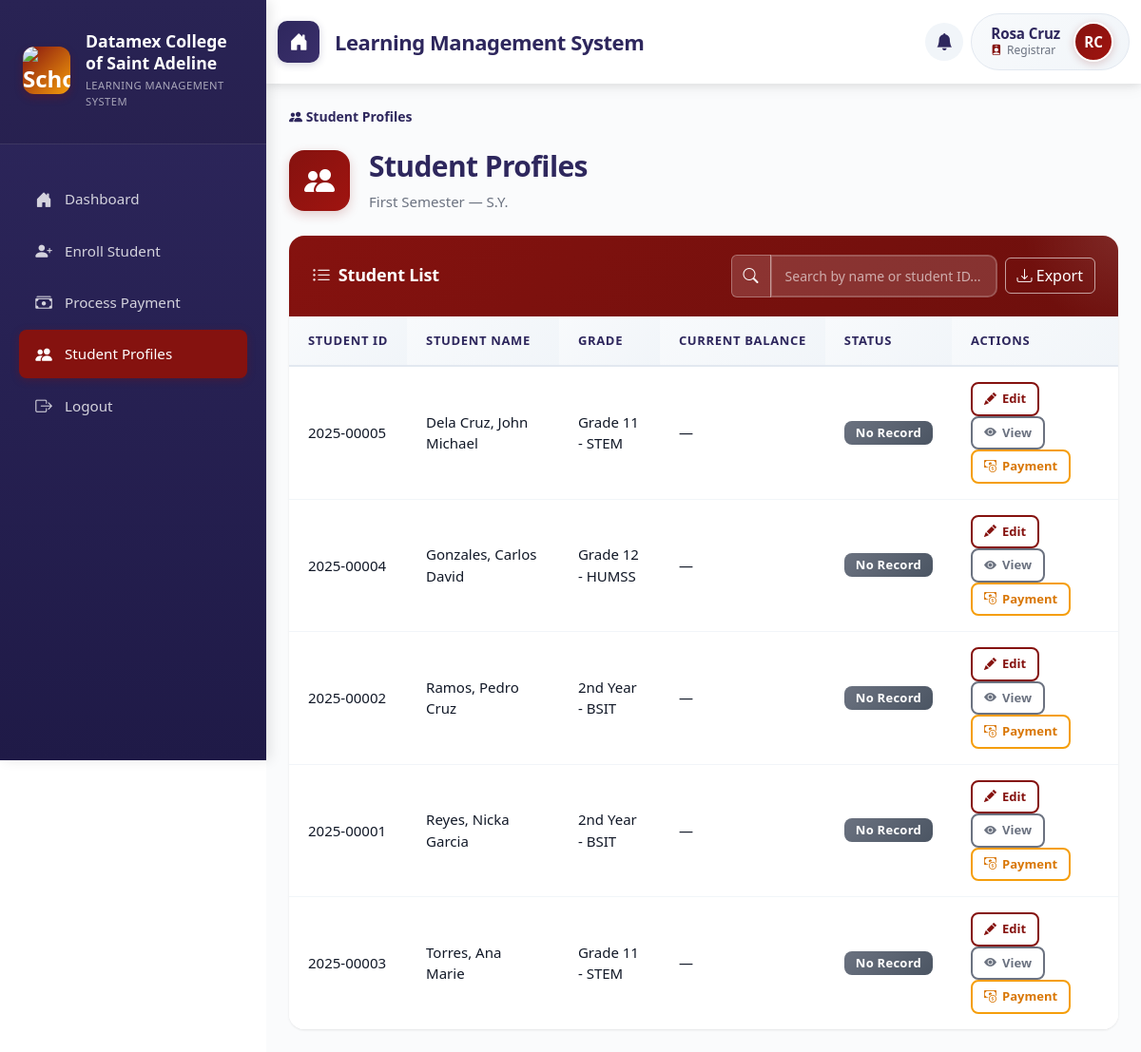
Screenshot of /index.php?page=student_profiles (signed in) with the database file from the repository.
### tables this page shows
CREATE TABLE students (
    student_id INT AUTO_INCREMENT PRIMARY KEY,
    user_id INT NULL,
    first_name VARCHAR(100) NOT NULL,
    middle_name VARCHAR(100) NULL,
    last_name VARCHAR(100) NOT NULL,
    student_number VARCHAR(50) UNIQUE NOT NULL,
    lrn VARCHAR(12) NULL,
    section_id INT NULL,
    year_level VARCHAR(50) NOT NULL,
    education_level ENUM('senior_high', 'college') NOT NULL,
    strand_course VARCHAR(50) NOT NULL,
    enrollment_status ENUM('active', 'inactive', 'graduated', 'dropped') DEFAULT 'active',
    guardian_contact VARCHAR(20) NULL,
    guardian VARCHAR(100) NULL,
    created_at TIMESTAMP DEFAULT CURRENT_TIMESTAMP,
    updated_at TIMESTAMP DEFAULT CURRENT_TIMESTAMP ON UPDATE CURRENT_TIMESTAMP,
    FOREIGN KEY (user_id) REFERENCES users(id) ON DELETE SET NULL,
    FOREIGN KEY (section_id) REFERENCES sections(section_id) ON DELETE RESTRICT,
    INDEX idx_students_user_id (user_id)
);

### app/controllers/StudentProfileController.php (called while the page is built, shortened)
<?php
require_once __DIR__ . '/../models/StudentProfile.php';
require_once __DIR__ . '/../models/AcademicPeriod.php';
class StudentProfileController
{
    private $profile_model;
    private $academic_model;
    public function __construct()
    {
        $this->profile_model  = new StudentProfile();
        $this->academic_model = new AcademicPeriod();
    }
    public function showProfiles()
    {
        $current     = $this->academic_model->getCurrentPeriod();
        $school_year = $current['school_year'] ?? '';
        $semester    = $current['semester']    ?? 'First';
        $page   = isset($_GET['p']) ? (int) $_GET['p'] : 1;
        $limit  = 15;
        $offset = ($page - 1) * $limit;
        $search = $_GET['search'] ?? '';
        $students    = $this->profile_model->getStudentsWithBalance($school_year, $semester, $limit, $offset, $search);
        require __DIR__ . '/../views/registrar/student_profiles.php';
    }
?>
<?php endforeach;
}

### public/index.php (called while the page is built, shortened)
<?php
require_once __DIR__ . '/../app/routes.php';

### app/models/AcademicPeriod.php (called while the page is built, shortened)
<?php
require_once __DIR__ . '/../../config/db_connection.php';
class AcademicPeriod
{
    private $connection;
    public function __construct()
    {
        global $connection;
        $this->connection = $connection;
    }
    public function getCurrentPeriod()
    {
        $stmt = $this->connection->prepare("
            SELECT * FROM school_settings
            WHERE is_active = TRUE
            ORDER BY created_at DESC
            LIMIT 1
        ");
        $stmt->execute();
        return $stmt->fetch();
    }
}

### app/models/StudentProfile.php (called while the page is built, shortened)
<?php
require_once __DIR__ . '/../../config/db_connection.php';
class StudentProfile
{
    private $connection;
    public function __construct()
    {
        global $connection;
        $this->connection = $connection;
    }
    public function getStudentsWithBalance($school_year, $semester, $limit, $offset, $search = '')
    {
        $search_param = '%' . $search . '%';
        $stmt = $this->connection->prepare("
        SELECT
            s.student_id,
            s.student_number,
            s.first_name,
            s.middle_name,
            s.last_name,
            s.year_level,
            s.strand_course,
            s.education_level,
            s.enrollment_status,
            ep.payment_id,
            ep.net_amount,
            ep.status AS payment_status,
            COALESCE(SUM(pt.amount_paid), 0) AS total_paid,
            ep.net_amount - COALESCE(SUM(pt.amount_paid), 0) AS remaining
        FROM students s
        LEFT JOIN enrollment_payments ep
            ON ep.student_id = s.student_id
            AND ep.school_year = :school_year
            AND ep.semester = :semester
        LEFT JOIN payment_transactions pt ON pt.payment_id = ep.payment_id
        WHERE s.enrollment_status = 'active'
            AND (
                s.student_number LIKE :search1
                OR s.first_name LIKE :search2
                OR s.last_name LIKE :search3
                OR CONCAT(s.first_name, ' ', s.last_name) LIKE :search4
            )
        GROUP BY s.student_id, ep.payment_id, ep.net_amount, ep.status
        ORDER BY s.last_name ASC, s.first_name ASC
        LIMIT :limit OFFSET :offset
    ");
        $stmt->bindValue(':school_year', $school_year);
        $stmt->bindValue(':semester',    $semester);
        $stmt->bindValue(':search1',     $search_param);
        $stmt->bindValue(':search2',     $search_param);
        $stmt->bindValue(':search3',     $search_param);
        $stmt->bindValue(':search4',     $search_param);
        $stmt->bindValue(':limit',       (int) $limit,  PDO::PARAM_INT);
        $stmt->bindValue(':offset',      (int) $offset, PDO::PARAM_INT);
        $stmt->execute();
        return $stmt->fetchAll();
    }
}

### app/views/registrar/student_profiles.php (the view, shortened to what this page needs)
<!DOCTYPE html>
<html lang="en">
<head>
    <link rel="stylesheet" href="bootstrap/css/bootstrap.min.css">
    <link rel="stylesheet" href="bootstrap/css/bootstrap-icons.css">
    <link rel="stylesheet" href="css/main.css">
    <link rel="stylesheet" href="css/shared/sidenav.css">
    <link rel="stylesheet" href="css/shared/top-navbar.css">
    <link rel="stylesheet" href="css/pages/student_profiles.css">
</head>
<body>
    <div class="toast-container position-fixed top-0 end-0 p-3" style="z-index: 1100;" id="toastContainer"></div>
    <div class="d-flex">
        <div class="sidenav">
            <div class="sidenav-header">
                <div class="school-brand">
                    <div class="school-logo">
                        <img src="assets/DCSA-LOGO.png" alt="School Logo"
                            style="width: 100%; height: 100%; object-fit: contain; border-radius: 0.75rem;">
                    </div>
                    <div class="school-info">
                        <h5>Datamex College of Saint Adeline</h5>
                        <p class="subtitle">Learning Management System</p>
                    </div>
                </div>
            </div>
            <ul class="sidenav-menu">
                <li class="nav-item">
                    <a class="nav-link" href="index.php?page=registrar_dashboard">
                        <i class="bi bi-house-door-fill"></i>
                        <span>Dashboard</span>
                    </a>
                </li>
                <li class="nav-item">
                    <a class="nav-link" href="index.php?page=enrollment_create">
                        <i class="bi bi-person-plus-fill"></i>
                        <span>Enroll Student</span>
                    </a>
                </li>
                <li class="nav-item">
                    <a class="nav-link" href="index.php?page=payment_process">
                        <i class="bi bi-cash-stack"></i>
                        <span>Process Payment</span>
                    </a>
                </li>
                <li class="nav-item">
                    <a class="nav-link active" href="index.php?page=student_profiles">
                        <i class="bi bi-people-fill"></i>
                        <span>Student Profiles</span>
                    </a>
                </li>
                <li class="nav-item">
                    <a class="nav-link" href="index.php?page=logout">
                        <i class="bi bi-box-arrow-right"></i>
                        <span>Logout</span>
                    </a>
                </li>
            </ul>
        </div>
        <div class="main-content flex-grow-1">
            <?php require __DIR__ . '/../shared/top_navbar.php'; ?>
            <div class="container-fluid p-4">
                <nav aria-label="breadcrumb">
                    <ol class="breadcrumb">
                        <li class="breadcrumb-item active" aria-current="page">
                            <i class="bi bi-people-fill"></i> Student Profiles
                        </li>
                    </ol>
                </nav>
                <div class="page-header">
                    <div class="header-content">
                        <div class="header-icon">
                            <i class="bi bi-people-fill"></i>
                        </div>
                        <div class="header-text">
                            <h1 class="header-title">Student Profiles</h1>
                            <p class="header-subtitle">
                                <?= htmlspecialchars($semester) ?> Semester &mdash; S.Y. <?= htmlspecialchars($school_year) ?>
                            </p>
                        </div>
                    </div>
                </div>
                <div class="card">
                    <div class="card-header d-flex justify-content-between align-items-center">
                        <h5 class="mb-0">
                            <i class="bi bi-list-ul"></i>
                            Student List
                        </h5>
                        <div class="d-flex gap-2 align-items-center">
                            <div class="input-group" style="width: 280px;">
                                <span class="input-group-text"><i class="bi bi-search"></i></span>
                                <input type="text" class="form-control" id="searchInput"
                                    placeholder="Search by name or student ID..."
                                    value="<?= htmlspecialchars($search) ?>">
                            </div>
                            <a href="index.php?page=export_student_profiles" class="btn btn-outline-success">
                                <i class="bi bi-download"></i> Export
                            </a>
                        </div>
                    </div>
                    <div class="card-body p-0">
                        <div class="table-responsive">
                            <table class="table table-hover mb-0" id="profilesTable">
                                <thead>
                                    <tr>
                                        <th>Student ID</th>
                                        <th>Student Name</th>
                                        <th>Grade</th>
                                        <th>Current Balance</th>
                                        <th>Status</th>
                                        <th>Actions</th>
                                    </tr>
                                </thead>
                                <tbody id="profilesTableBody">
                                    <?php if (empty($students)): ?>
                                        <tr>
                                            <td colspan="6">
                                                <div class="empty-state py-4">
                                                    <div class="empty-state-icon"><i class="bi bi-inbox"></i></div>
                                                    <p class="empty-state-text">No students found.</p>
                                                </div>
                                            </td>
                                        </tr>
                                    <?php else: ?>
                                        <?php foreach ($students as $s):
                                            $full_name   = htmlspecialchars($s['last_name'] . ', ' . $s['first_name'] . ($s['middle_name'] ? ' ' . $s['middle_name'] : ''));
                                            $grade_label = htmlspecialchars($s['year_level'] . ' - ' . $s['strand_course']);
                                            $remaining   = $s['remaining'] ?? null;
                                            $pay_status  = $s['payment_status'] ?? null;
                                            $status_badge = match ($pay_status) {
                                                'paid'    => '<span class="badge bg-success">Paid</span>',
                                                'partial' => '<span class="badge bg-warning text-dark">Partial</span>',
                                                'pending' => '<span class="badge bg-danger">Pending</span>',
                                                default   => '<span class="badge bg-secondary">No Record</span>',
                                            };
                                        ?>
                                            <tr>
                                                <td><?= htmlspecialchars($s['student_number']) ?></td>
                                                <td><?= $full_name ?></td>
                                                <td><?= $grade_label ?></td>
                                                <td><?= $remaining !== null ? '₱' . number_format($remaining, 2) : '—' ?></td>
                                                <td><?= $status_badge ?></td>
                                                <td>
                                                    <a href="index.php?page=edit_student_profile&student_id=<?= $s['student_id'] ?>"
                                                        class="btn btn-sm btn-outline-primary me-1">
                                                        <i class="bi bi-pencil-fill"></i> Edit
                                                    </a>
                                                    <a href="index.php?page=view_student_profile&student_id=<?= $s['student_id'] ?>"
                                                        class="btn btn-sm btn-outline-secondary me-1">
                                                        <i class="bi bi-eye-fill"></i> View
                                                    </a>
                                                    <a href="index.php?page=payment_process&student_id=<?= $s['student_id'] ?>"
                                                        class="btn btn-sm btn-outline-warning">
                                                        <i class="bi bi-cash-coin"></i> Payment
                                                    </a>
                                                </td>
                                            </tr>
                                        <?php endforeach; ?>
                                    <?php endif; ?>
                                </tbody>
                            </table>
                        </div>
                    </div>
                </div>
            </div>
        </div>
    </div>
</body>
</html>

### public/css/shared/sidenav.css (style rules this page uses)
.sidenav-menu .nav-item { margin-bottom: 0.25rem; }
.sidenav-menu .nav-link { display: flex; align-items: center; padding: 0.75rem 1rem; color: rgba(255, 255, 255, 0.8); text-decoration: none; border-radius: 0.5rem; transition: all 0.2s ease; font-size: 0.95rem; font-weight: 500; }
.sidenav-menu .nav-link.active { background-color: var(--primary); color: #ffffff; box-shadow: 0 2px 8px rgba(133, 18, 15, 0.3); }
.sidenav { width: 280px; min-height: 100vh; background: linear-gradient(180deg, var(--secondary) 0%, #1f1a47 100%); color: #ffffff; padding: 0; position: fixed; top: 0; left: 0; overflow-y: auto; transition: all 0.3s ease; z-index: 1050; box-shadow: 4px 0 12px rgba(0, 0, 0, 0.1); }
.sidenav-header { padding: 2rem 1.5rem 1.5rem; margin-bottom: 1rem; border-bottom: 1px solid rgba(255, 255, 255, 0.1); background: rgba(0, 0, 0, 0.1); }
.school-brand { display: flex; align-items: center; gap: 1rem; margin-bottom: 0.75rem; }
.school-logo { width: 50px; height: 50px; background: linear-gradient(135deg, var(--primary) 0%, var(--accent) 100%); border-radius: 0.75rem; display: flex; align-items: center; justify-content: center; font-size: 1.5rem; color: #ffffff; font-weight: 700; box-shadow: 0 4px 8px rgba(133, 18, 15, 0.3); flex-shrink: 0; }
.school-info h5 { margin: 0 0 0.25rem 0; font-size: 1.1rem; font-weight: 700; color: #ffffff; line-height: 1.3; }
.school-info .subtitle { font-size: 0.7rem; color: rgba(255, 255, 255, 0.6); margin: 0; text-transform: uppercase; letter-spacing: 0.5px; font-weight: 500; }
.sidenav-menu { list-style: none; padding: 1rem 1.25rem; margin: 0; }
.sidenav-menu .nav-link i { margin-right: 0.75rem; font-size: 1.1rem; width: 20px; text-align: center; }
.main-content { margin-left: 280px; min-height: 100vh; transition: margin-left 0.3s ease; background-color: #fafbfc; }

### public/css/variables.css (style rules this page uses)
:root { --primary: #85120F; --secondary: #2E275D; --accent: #F59E0B; --danger: #EF4444; --gray-500: #6B7280; --gray-900: #111827; --bs-primary: var(--primary); --bs-danger: var(--danger); }

### rows the page displays
students: student_number "2025-00005", full_name "Dela Cruz, John Michael", grade_label "Grade 11 - STEM", pay_status "No Record"
students: student_number "2025-00004", full_name "Gonzales, Carlos David", grade_label "Grade 12 - HUMSS", pay_status "No Record"
students: student_number "2025-00002", full_name "Ramos, Pedro Cruz", grade_label "2nd Year - BSIT", pay_status "No Record"
students: student_number "2025-00001", full_name "Reyes, Nicka Garcia", grade_label "2nd Year - BSIT", pay_status "No Record"
students: student_number "2025-00003", full_name "Torres, Ana Marie", grade_label "Grade 11 - STEM", pay_status "No Record"

### other values shown
$page_title "Learning Management System"
$firstname . ' ' . $lastname "Rosa Cruz"
$_SESSION['user_role'] "Registrar"
$initials "RC"
$semester "First"
